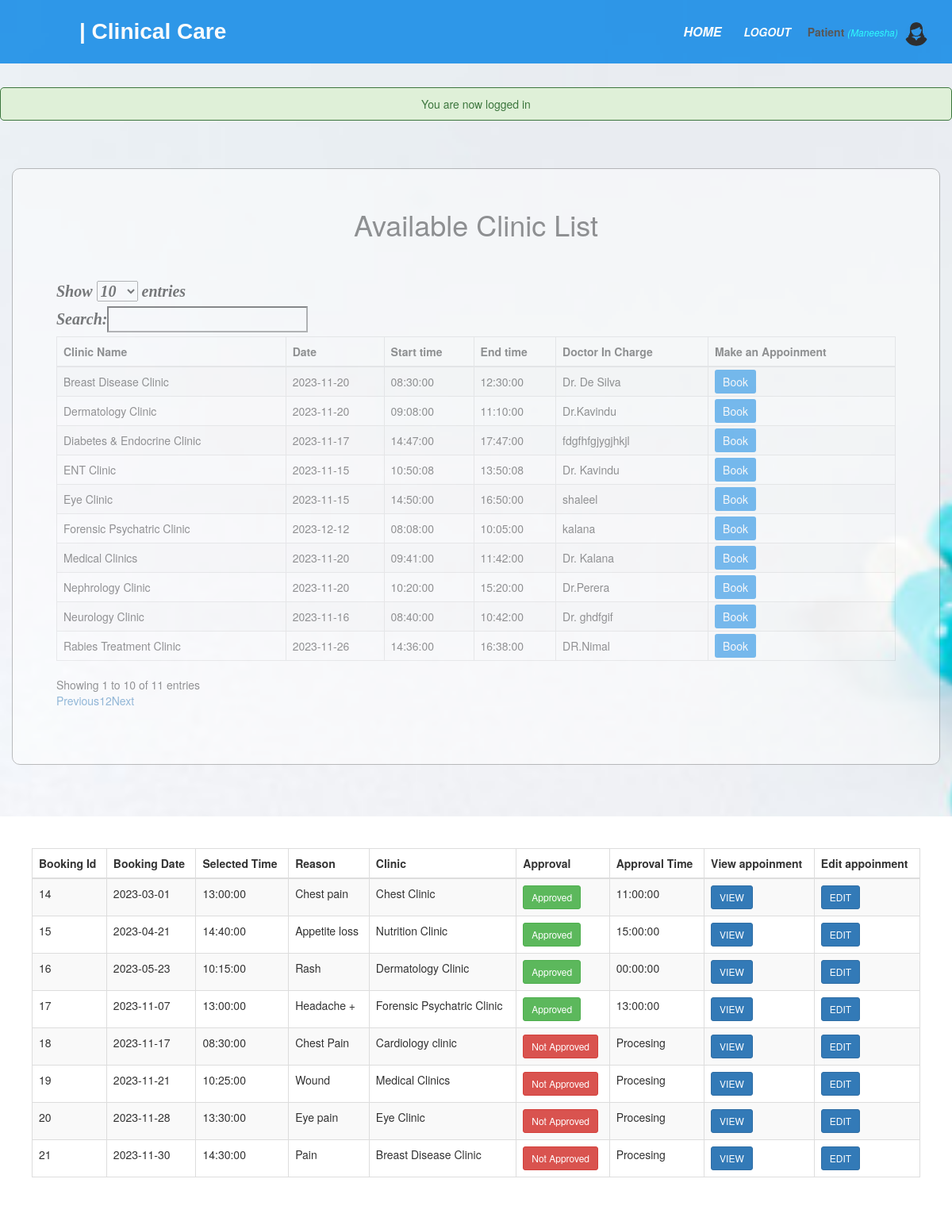
Screenshot of /patient/view_clinics.php (signed in) with the database file from the repository.
### tables this page shows
CREATE TABLE IF NOT EXISTS `scheduleclinic` (
  `clinicid` int NOT NULL AUTO_INCREMENT,
  `clinicname` varchar(50) NOT NULL,
  `date` date NOT NULL,
  `starttime` time NOT NULL,
  `endtime` time NOT NULL,
  `doctorincharge` varchar(50) NOT NULL,
  PRIMARY KEY (`clinicid`)
);

CREATE TABLE IF NOT EXISTS `booking` (
  `booking_id` int NOT NULL AUTO_INCREMENT,
  `p_id` int NOT NULL,
  `booking_date` date NOT NULL,
  `selected_time` time NOT NULL,
  `approval_time` time NOT NULL,
  `doctor` varchar(200) NOT NULL,
  `approval` varchar(200) NOT NULL,
  `reason` varchar(200) NOT NULL,
  `staff_id` int NOT NULL,
  `status` varchar(200) NOT NULL,
  PRIMARY KEY (`booking_id`),
  KEY `p_id` (`p_id`)
);

### patient/view_clinics.php (the view, shortened to what this page needs)
<?php include('functions.php');
?>
<!DOCTYPE html>
<html>
<head>
	<link rel="stylesheet" type="text/css" href="/pis/css/booking.css">
	<link rel="stylesheet" type="text/css" href="/pis/css/all.css">
	<?php include('link_css.php'); ?>
</head>
<body>
	<nav>
    <label id="title">| Clinical Care</label>
      <ul>
      	<li><a href="booking.php">Home</a></li>
        <li><a href="/pis/index.php?logout='1' "style="font-size:14px;" id="logout">Logout</a></li>
        <li>
     		<?php  if (isset($_SESSION['user'])) : ?>
                <strong><?php echo $_SESSION['user']['user_type']="Patient"; ?></strong>
                <small>
                    <i  style="color: cyan;">(<?php echo ucfirst($_SESSION['user']['fname']); ?>)</i>
                    <img src="/pis/images/17.png" class="profile_info">
                 </small>
            <?php endif ?>
 		</li>
      </ul>
    </nav>
<?php if (isset($_SESSION['message'])):?>
    	<div class="msg">
    	<?php
    		echo $_SESSION['message'];
    	?>
    	</div>
    <?php endif ?>
<?php
	$query = "SELECT * FROM scheduleclinic";
		$results_set = mysqli_query($db, $query);
?>
<div class="container">
<h1 id="head">Available Clinic List</h1>
    <div id="s">
    <table id="allusers" class="table table-striped table-bordered" style="width: 100%">
    	<thead>
    		<tr>
    			<th id="clinicname">Clinic Name</th>
    			<th id="date">Date</th>
    			<th id="starttime">Start time</th>
				<th id="endtime">End time</th>
    			<th id="doctorincharge">Doctor In Charge</th>
    			<th id="appoinment">Make an Appoinment</th>
    		</tr>
    	</thead>
    	<tbody>
    		<?php while ($row = mysqli_fetch_array($results_set)) { ?>
    		<tr>
    			<td id = "clinicname"><?php echo $row['clinicname']; ?></td>
    			<td id="date"><?php echo $row['date']; ?></td>
    			<td id="starttime"><?php echo $row['starttime']; ?></td>
				<td id="endtime"><?php echo $row['endtime']; ?></td>
    			<td id="doctorincharge"><?php echo $row['doctorincharge']; ?></td>
    			<td id ="edit">
    				<a href="booking.php" class="edit_btn" onClick="return confirm('Are you sure you want to make an appoinment?')">Book</a>
    			</td>
    		</tr>
    		<?php } ?>
    	</tbody>
    </table>
   </div>
</div><br><br><br>
<div id="s">
<table id="allusers" class="table table-striped table-bordered" style="width: 100%">
    	<thead>
    		<tr>
    			<th>Booking Id</th>
    			<th id="a">Booking Date</th>
				<th id="a">Selected Time</th>
    			<th id="a">Reason</th>
    			<th id="a">Clinic</th>
    			<th id="a">Approval</th>
    			<th id="a">Approval Time</th>
    			<th>View appoinment</th>
    			<th> Edit appoinment</th>
    		</tr>
    	</thead>
    	<tbody>
    		<?php
            $p_id = $_SESSION['user']['p_id'];
            $result_A = mysqli_query($db,"SELECT * FROM booking WHERE p_id = $p_id");
            while ($row = mysqli_fetch_array($result_A)) { ?>
    		<tr>
    			<td><?php echo $row['booking_id']; ?></td>
    			<td id="a"><?php echo $row['booking_date']; ?></td>
				<td id="a"><?php echo $row['selected_time']; ?></td>
    			<td id="a"><?php echo $row['reason']; ?></td>
    			<td id="a"><?php echo $row['doctor']; ?></td>
                <td>
                    <?php if ($row['approval']==0): ?>
                        <button type="button" class="btn btn-danger btn-sm">Not Approved</button>
                    <?php else: ?>
                        <button type="button" class="btn btn-success btn-sm">Approved</button>
                    <?php endif ?>
                </td>
                <td>
                    <?php if ($row['approval']==0): ?>
                        Procesing
                    <?php else: ?>
                    <?php echo $row['approval_time']; ?>
                    <?php endif ?>
                </td>
    			<td>
    				<a href="view_booking.php?view=<?php echo $row['booking_id']; ?>" class="btn btn-primary btn-sm" ><i class="fas fa-edit"></i>VIEW</a>
    			</td>
    			<td>
    				<a href="edit_booking.php?edit_booking=<?php echo $row['booking_id']; ?>" class="btn btn-primary btn-sm" ><i class="fas fa-eye"></i>EDIT</a>
    			</td>
    		</tr>
    		<?php } ?>
    	</tbody>
    </table>
</div>
</body>
</html>

### css/booking.css (style rules this page uses)
body { margin: 0; padding: 0; background-image: url('/pis/images/109.jpg'); background-size: cover; font-family: sans-serif; }
#title { color: white; font-size: 28px; line-height: 80px; padding: 0 100px; font-weight: bold; font-style: initial; font-family: 'poppins',sans-serif; }
* { padding: 0; margin: 0; text-decoration: none; list-style: none; box-sizing: border-box; }
nav { background: #0082e6; height: 80px; width: 100%; opacity: .8; }
nav ul { float: right; margin-right: 20px; }
nav ul li { display: inline-block; line-height: 80px; margin: 0 5px; }
nav ul li a { color: white; font-size: 16px; padding: 7px; border-radius: 3px; text-transform: uppercase; font-weight: bold; font-style: italic; }
.container { width: 60%; margin: auto; background-color: white; padding: 30px; border-color: gray; border-width: 1px; margin-top: 60px; border-style: solid; opacity: .5; border-radius: 10px; margin-bottom: 5px; }
h1 { text-align: center; margin-bottom: 30px; font-family: 'poppins',sans-serif; color: gray; }
label { color: black; font-style: italic; font-size: 20px; font-family: "Times New Roman"; font-weight: bold; }
.edit_btn { text-decoration: none; padding: 5px 10px; color: white; border-radius: 3px; background: #0082e6; }
#s { background: white; padding-right: 40px; padding-top: 40px; padding-bottom: 40px; padding-left: 40px; }

### css/all.css (style rules this page uses)
.msg { margin: 30px auto; padding: 10px; border-radius: 5px; color: #3c763d; background: #dff0d8; border: 1px solid #3c763d; width: 100%; text-align: center; }
.profile_info { display: inline-block; width: 30px; height: 30px; margin: 5px; border-radius: 100%; }

### rows the page displays
scheduleclinic: clinicname "ENT Clinic", date "2023-11-15", starttime "10:50:08", endtime "13:50:08", doctorincharge "Dr. Kavindu"
scheduleclinic: clinicname "Eye Clinic", date "2023-11-15", starttime "14:50:00", endtime "16:50:00", doctorincharge "shaleel"
scheduleclinic: clinicname "Forensic Psychatric Clinic", date "2023-12-12", starttime "08:08:00", endtime "10:05:00", doctorincharge "kalana"
scheduleclinic: clinicname "Neurology Clinic", date "2023-11-16", starttime "08:40:00", endtime "10:42:00", doctorincharge "Dr. ghdfgif"
scheduleclinic: clinicname "Diabetes & Endocrine Clinic", date "2023-11-17", starttime "14:47:00", endtime "17:47:00", doctorincharge "fdgfhfgjygjhkjl"
scheduleclinic: clinicname "Breast Disease Clinic", date "2023-11-20", starttime "08:30:00", endtime "12:30:00", doctorincharge "Dr. De Silva"
scheduleclinic: clinicname "Nephrology Clinic", date "2023-11-20", starttime "10:20:00", endtime "15:20:00", doctorincharge "Dr.Perera"
scheduleclinic: clinicname "Medical Clinics", date "2023-11-20", starttime "09:41:00", endtime "11:42:00", doctorincharge "Dr. Kalana"
scheduleclinic: clinicname "Dermatology Clinic", date "2023-11-20", starttime "09:08:00", endtime "11:10:00", doctorincharge "Dr.Kavindu"
scheduleclinic: clinicname "Rabies Treatment Clinic", date "2023-11-26", starttime "14:36:00", endtime "16:38:00", doctorincharge "DR.Nimal"
booking: booking_id "14", booking_date "2023-03-01", selected_time "13:00:00", reason "Chest pain", doctor "Chest Clinic", approval "Approved", approval_time "11:00:00"
booking: booking_id "15", booking_date "2023-04-21", selected_time "14:40:00", reason "Appetite loss", doctor "Nutrition Clinic", approval "Approved", approval_time "15:00:00"
booking: booking_id "16", booking_date "2023-05-23", selected_time "10:15:00", reason "Rash", doctor "Dermatology Clinic", approval "Approved", approval_time "00:00:00"
booking: booking_id "17", booking_date "2023-11-07", selected_time "13:00:00", reason "Headache +", doctor "Forensic Psychatric Clinic", approval "Approved", approval_time "13:00:00"
booking: booking_id "18", booking_date "2023-11-17", selected_time "08:30:00", reason "Chest Pain", doctor "Cardiology clinic", approval "Not Approved"
booking: booking_id "19", booking_date "2023-11-21", selected_time "10:25:00", reason "Wound", doctor "Medical Clinics", approval "Not Approved"
booking: booking_id "20", booking_date "2023-11-28", selected_time "13:30:00", reason "Eye pain", doctor "Eye Clinic", approval "Not Approved"
booking: booking_id "21", booking_date "2023-11-30", selected_time "14:30:00", reason "Pain", doctor "Breast Disease Clinic", approval "Not Approved"

### other values shown
$_SESSION['user']['user_type']="Patient" "Patient"
$_SESSION['user']['fname'] "Maneesha"
$_SESSION['message'] "You are now logged in"
